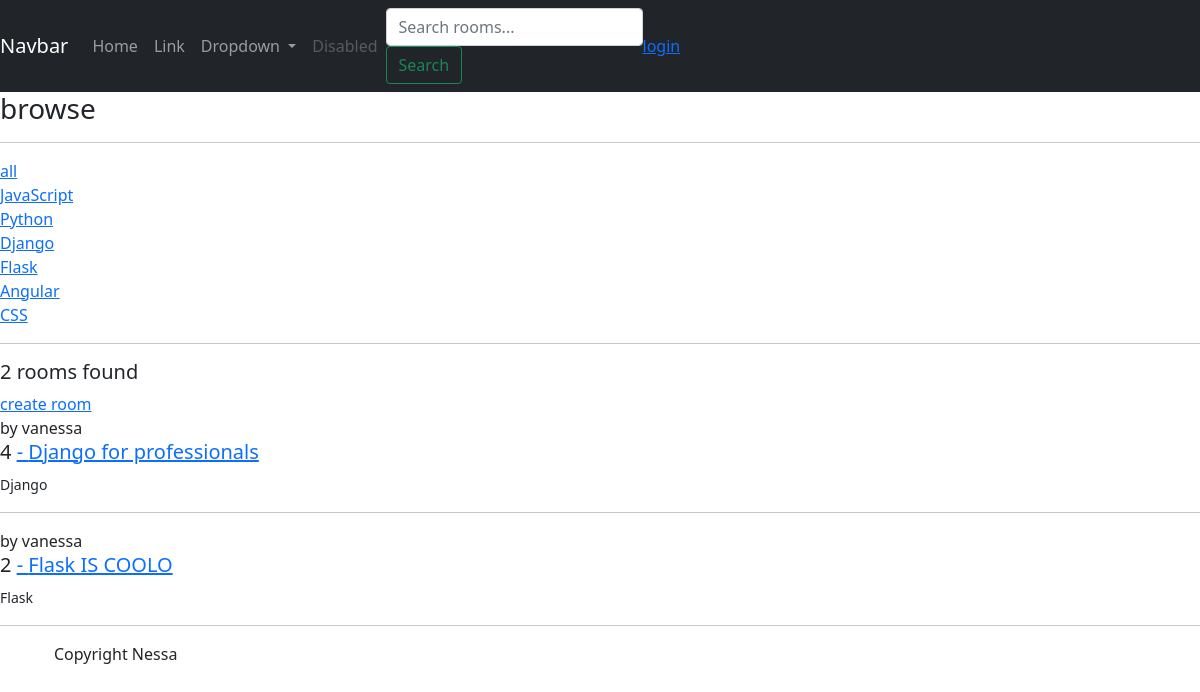
Before: / with the older database file.
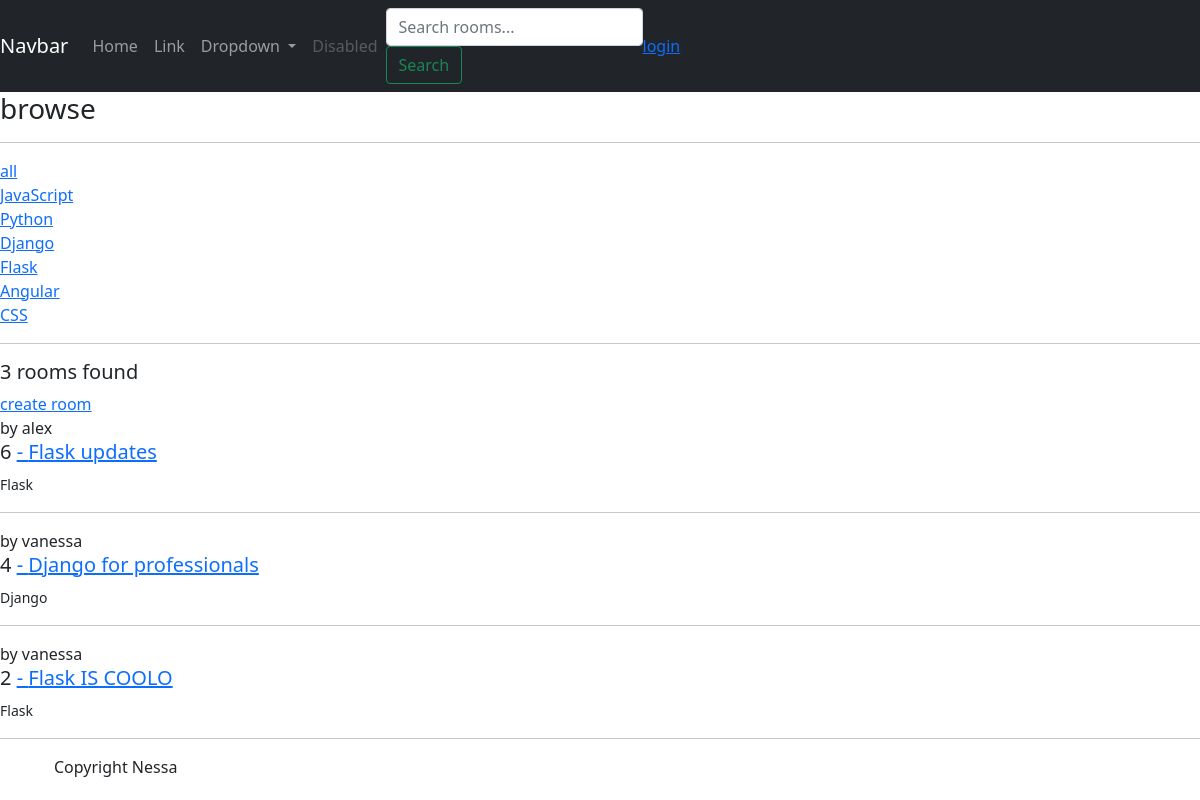
After: the same page with the newer database file.
### chatapp/models.py (models this page shows, shortened)
class Topic(models.Model):
    name=models.CharField(max_length=100)

class Room(models.Model):
    name = models.CharField(max_length=50)
    description= models.TextField(null=True, blank=True)
    host=models.ForeignKey(User, on_delete=models.SET_NULL, null=True)
    topic=models.ForeignKey(Topic, on_delete=models.SET_NULL, null=True)
    updated=models.DateTimeField(auto_now=True)
    created=models.DateTimeField(auto_now_add=True)
    class Meta:
        ordering = ['-updated', '-created']

### chatapp/views.py (the view)
# urls.py: path('', views.home, name='home'),
def home(request):
    q = request.GET.get('q') if request.GET.get('q') != None else ''
    rooms = Room.objects.filter(
    Q(topic__name__icontains=q)|
    Q(name__icontains=q)|
    Q(description__icontains=q))
    topics = Topic.objects.all()
    room_count = rooms.count()
    context = {'rooms':rooms, 'topics':topics, 'room_count':room_count}
    return render(request, 'chatapp/home.html', context)

### chatapp/templates/chatapp/home.html (shortened to what this page needs)
{% extends 'base.html' %}
{% block content %}
<div class='home-container'>
    <div>
        <h3>browse</h3>
        <hr>
        <div>
            <a href="{% url 'home' %}">all</a>
        </div>
        {% for topic in topics %}
        <div>
            <a href="{% url 'home' %}?q={{topic.name}}">{{topic.name}}</a>
        </div>
        {% endfor %}
    </div>
    <hr>
    <div>
        <h5>{{room_count}} rooms found</h5>
        <a href="{% url 'create-room' %}">create room</a>
            <div>
                {% for room in rooms %}
                    <div>
                        <span>by {{room.host.username}}</span>
                        <h5>
                            {{room.id}} <a href="{% url 'room' room.id %}"> - {{room.name}}</a>
                        </h5>
                        <small>{{room.topic.name}}</small>
                        <hr>
                    </div>
                {% endfor %}
            </div>
    </div>
</div>
{% endblock content %}

Changed rows visible on the page:
added Room: host.username "alex", id "6", name "Flask updates", topic.name "Flask"
Other visible differences:
{{ room_count }}: "2" → "3"
